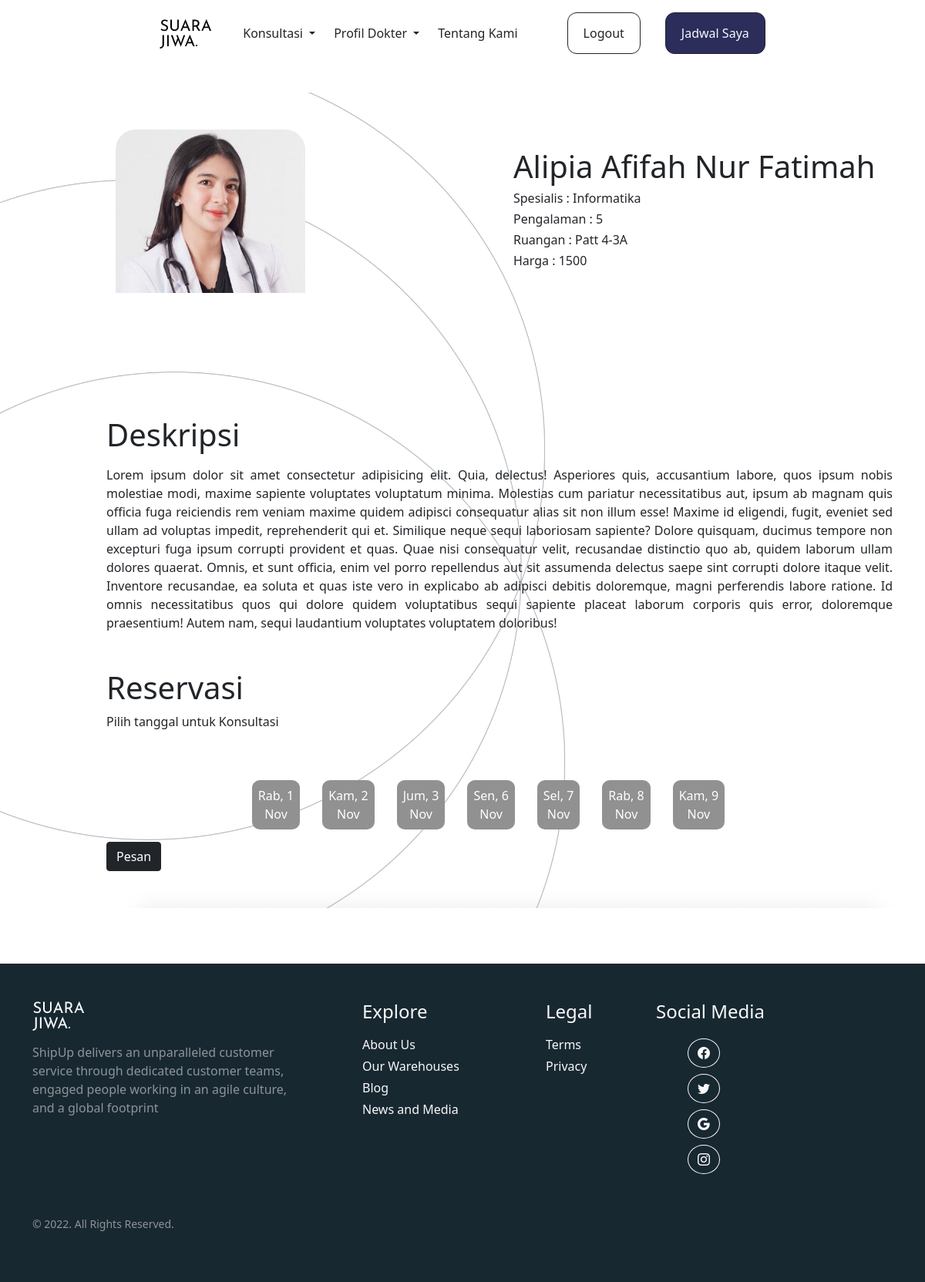
The app's page /DetailDok.php?id=1777 (signed in) with its own data.
### tables this page shows
CREATE TABLE `dokter` (
  `id_dokter` int(5) NOT NULL,
  `pengalaman` varchar(1) DEFAULT NULL,
  `nama` varchar(50) DEFAULT NULL,
  `spesialis` varchar(50) DEFAULT NULL,
  `deskripsi` varchar(8000) DEFAULT NULL,
  `ruangan` varchar(50) DEFAULT NULL,
  `harga` int(11) DEFAULT NULL,
  `gambar` varchar(5) NOT NULL
);

### DetailDok.php (the view, shortened to what this page needs)
<?php
$id_dokter = $_GET['id'];
include 'koneksi.php';
$data = mysqli_query($connect,"select * from dokter where id_dokter='$id_dokter'");
$d = mysqli_fetch_array($data);
?>
<!DOCTYPE html>
<html lang="en">
  <head>
    <link rel="stylesheet" href="https://cdn.jsdelivr.net/npm/bootstrap-icons@1.5.0/font/bootstrap-icons.css" />
    <link href="https://cdn.jsdelivr.net/npm/bootstrap@5.0.2/dist/css/bootstrap.min.css" rel="stylesheet" />
    <link rel="stylesheet" href="../style.css" />
  </head>
  <body class="overflow-x-hidden">
    <nav id="nav1" class="navbar navbar-expand-lg bg-body-tertiary fixed-top pt-3">
      <div class="container-fluid">
        <div class="collapse navbar-collapse justify-content-center" id="navbarNavDropdown">
          <ul class="navbar-nav text-center d-flex align-items-center">
            <li class="nav-item ">
            <a href="idxUser.php"><img src="gambar/sj.png" style="left: 5;" alt="" srcset=""><a class="navbar-brand" href="#"></a></a>
            </li>
            <li class="nav-item dropdown">
              <a class="nav-link dropdown-toggle text-dark ms-3" href="#" role="button" data-bs-toggle="dropdown" aria-expanded="false">
                Konsultasi
              </a>
            </li>
            <li class=" ms-2 nav-item dropdown">
              <a class="nav-link dropdown-toggle text-dark" href="#" role="button" data-bs-toggle="dropdown" aria-expanded="false">
                Profil Dokter
              </a>
            </li>
            <li class=" ms-2 nav-item">
              <a class="nav-link active text-dark" aria-current="page" href="#">Tentang Kami</a>
            </li>
            <li class=" ms-2 nav-item">
              <button style="border-radius: 12px!important;" class="btn btn-outline-dark ms-5"><a class="nav-link active text-dark" href="admin/logout.php" aria-current="page">Logout</a></button>
            </li>
            <li class=" ms-2 nav-item">
              <button style="border-radius: 12px!important;" class="btn btn-dark bg-dark ms-4"><a class="nav-link active text-light" aria-current="page" href="pesananU.php">Jadwal Saya</a></button>
            </li>
          </ul>
        </div>
      </div>
    </nav>
    <br><br><br>
    <section style="background-image: url(gambar/bg3.jpg); background-size: cover;">
    <div class="container mt-5">
        <div class="row mt-5 ms-5 d-flex justify-content-center align-items-center">
            <div class="col mt-5 ms-5">
                <img class="w-50" src="gambar/dok1.png" alt="">
            </div>
            <div class="col mt-5">
                <h1><?= $d["nama"] ?></h1>
                <h6>Spesialis : <?= $d["spesialis"] ?> </h6>
                <h6>Pengalaman : <?= $d["pengalaman"] ?> </h6>
                <h6>Ruangan : <?= $d["ruangan"] ?> </h6>
                <h6>Harga : <?= $d["harga"] ?> </h6>
            </div>
        </div>
        <div class="ms-5" style="margin-top :160px; ">
            <div class="ms-5">
                <h1 class="mb-2 mt-5">Deskripsi</h1>
                <p style="text-align:justify;" class="mt-3"><?= $d["deskripsi"] ?></p>
            </div>
        </div>
        <div class="ms-5 mt-5">
            <div class="ms-5">
                <h1 class="mb-2 mt-5">Reservasi</h1>
                <p>Pilih tanggal untuk Konsultasi</p>
                <form action="" method="post">
                <div class="tanggal mx-auto d-flex justify-content-center">
                <?php
                $q1 = mysqli_query($connect, "SELECT * FROM jadwal_dokter WHERE id_dokter = '$id_dokter' AND jadwal = '2023-11-01'");
                $cek1 = mysqli_num_rows($q1);
                $q2 = mysqli_query($connect, "SELECT * FROM jadwal_dokter WHERE id_dokter = '$id_dokter' AND jadwal = '2023-11-02'");
                $cek2 = mysqli_num_rows($q2);
                $q3 = mysqli_query($connect, "SELECT * FROM jadwal_dokter WHERE id_dokter = '$id_dokter' AND jadwal = '2023-11-03'");
                $cek3 = mysqli_num_rows($q3);
                $q4 = mysqli_query($connect, "SELECT * FROM jadwal_dokter WHERE id_dokter = '$id_dokter' AND jadwal = '2023-11-04'");
                $cek4 = mysqli_num_rows($q4);
                $q5 = mysqli_query($connect, "SELECT * FROM jadwal_dokter WHERE id_dokter = '$id_dokter' AND jadwal = '2023-11-05'");
                $cek5 = mysqli_num_rows($q5);
                $q6 = mysqli_query($connect, "SELECT * FROM jadwal_dokter WHERE id_dokter = '$id_dokter' AND jadwal = '2023-11-06'");
                $cek6 = mysqli_num_rows($q6);
                $q7 = mysqli_query($connect, "SELECT * FROM jadwal_dokter WHERE id_dokter = '$id_dokter' AND jadwal = '2023-11-07'");
                $cek7 = mysqli_num_rows($q7);
                ?>
                <label for="tanggal1" class="<?=($cek1 >= 3) ? "penuh" : ""?> p-2 klikk mt-5" style=<?=($cek1 < 3) ? "cursor:pointer;;" : "filter:opacity(0.4);" ;?> > Rab, 1 <br> Nov</label>
                <label for="tanggal2" class="<?=($cek2 >= 3) ? "penuh" : ""?> p-2 klikk mt-5" style= <?=($cek2 < 3) ? "cursor:pointer;;": "filter:opacity(0.4);" ;?> > Kam, 2 <br> Nov</label>
                <label for="tanggal3" class="<?=($cek3 >= 3) ? "penuh" : ""?> p-2 klikk mt-5" style=<?=($cek3 < 3) ? "cursor:pointer;;": "filter:opacity(0.4);" ;?> > Jum, 3 <br> Nov</label>
                <label for="tanggal4" class="<?=($cek4 >= 3) ? "penuh" : ""?> p-2 klikk mt-5" style=<?=($cek4 < 3) ? "cursor:pointer;;": "filter:opacity(0.4);" ;?> > Sen, 6 <br> Nov</label>
                <label for="tanggal5" class="<?=($cek5 >= 3) ? "penuh" : ""?> p-2 klikk mt-5" style=<?=($cek5 < 3) ? "cursor:pointer;;": "filter:opacity(0.4);" ;?> > Sel, 7 <br> Nov</label>
                <label for="tanggal6" class="<?=($cek6 >= 3) ? "penuh" : ""?> p-2 klikk mt-5" style=<?=($cek6 < 3) ? "cursor:pointer;;": "filter:opacity(0.4);" ;?> > Rab, 8 <br> Nov</label>
                <label for="tanggal7" class="<?=($cek7 >= 3) ? "penuh" : ""?> p-2 klikk mt-5" style=<?=($cek7 < 3) ? "cursor:pointer;;": "filter:opacity(0.4);" ;?> > Kam, 9 <br> Nov</label>
                </div>
                <button type="button" class="btn btn-dark mt-3 mb-5" data-bs-toggle="modal" data-bs-target="#exampleModal">Pesan</button>
                </form>
            </div>
    </div>
    </section>
    <br><br><br>
      <div class="px-3 pb-5 footer" style="background-color: #182831!important;">
        <div class="container">
          <div class="row ">
            <div class="col-lg-4 col-xs-12 mt-5">
              <img src="gambar/sj.png" class="mb-3" alt="" srcset="" style="filter: invert(100%);">
              <p class="pr-5 text-white-50 mb-1">ShipUp delivers an unparalleled customer service through dedicated customer teams, engaged people working in an agile culture, and a global footprint</p>
            </div>
            <div class="col-lg-2 col-xs-12 mt-5 ms-5 links">
              <h4 class="mt-lg-0 mb-3 mt-sm-3 text-light">Explore</h4>
              <ul class="m-0 p-0" style="list-style: none">
                <li class="mb-1"><a class="text-decoration-none text-light" href="profile.html">About Us</a></li>
                <li class="mb-1"><a class="text-decoration-none text-light" href="profile.html">Our Warehouses</a></li>
                <li class="mb-1"><a class="text-decoration-none text-light" href="profile.html">Blog</a></li>
                <li class="mb-1"><a class="text-decoration-none text-light" href="profile.html">News and Media</a></li>
                <br />
              </ul>
            </div>
            <div class="col-lg-1 col-xs-12 mt-5 ms-5 location">
              <h4 class="mt-lg-0 mb-3 mt-sm-4 text-light">Legal</h4>
              <ul class="m-0 p-0" style="list-style: none">
                <li class="mb-1"><a class="text-decoration-none text-light" href="profile.html">Terms</a></li>
                <li class="mb-1"><a class="text-decoration-none text-light" href="profile.html">Privacy</a></li>
                <br />
              </ul>
            </div>
            <div class="col-lg-3 col-xs-12 mt-5 ms-5 lsocial">
              <h4 class="mt-lg-0 mb-3 mt-sm-4 text-light">Social Media</h4>
              <div class="icon d-inline">
              <div class="col-md-5 col-lg-4 ml-lg-0 text-center text-md-end">
                <a
                   class="btn btn-outline-light rounded-circle m-1"
                   class="text-white"
                   role="button"
                   ><i class="bi bi-facebook"></i
                  ></a>
                <a
                   class="btn btn-outline-light rounded-circle m-1"
                   class="text-white"
                   role="button"
                   ><i class="bi bi-twitter"></i
                  ></a>
                <a
                   class="btn btn-outline-light rounded-circle m-1"
                   class="text-white"
                   role="button"
                   ><i class="bi bi-google"></i
                  ></a>
                <a
                   class="btn btn-outline-light rounded-circle m-1"
                   class="text-white"
                   role="button"
                   ><i class="bi bi-instagram"></i
                  ></a>
              </div>
            </div>
            </div>
          </div>
          <div class="row mt-5">
            <div class="col copyright">
              <p class=""><small class="text-white-50">© 2022. All Rights Reserved.</small></p>
            </div>
          </div>
        </div>
      </div>
  </body>
</html>

### style.css (style rules this page uses)
.bg-dark { background-color: #2C2D5B !important; }

### DetailDok.php (style rules this page uses)
.klikk { text-align:center; border-radius: 10px; background-color: #919191; color : white; }

### records on screen
dokter: nama "Alipia Afifah Nur Fatimah", spesialis "Informatika", pengalaman "5", ruangan "Patt 4-3A", harga "1500", deskripsi "Lorem ipsum dolor sit amet consectetur adipisicing elit. Quia, delectus! Asperiores quis, accusantium labore, quos ipsum nobis molestiae modi, maxime sapiente voluptates voluptatum minima. Molestias cum pariatur necessitatibus aut, ipsum ab magnam quis officia fuga reiciendis rem veniam maxime quidem adipisci consequatur alias sit non illum esse! Maxime id eligendi, fugit, eveniet sed ullam ad voluptas impedit, reprehenderit qui et. Similique neque sequi laboriosam sapiente? Dolore quisquam, ducimus tempore non excepturi fuga ipsum corrupti provident et quas. Quae nisi consequatur velit, recusandae distinctio quo ab, quidem laborum ullam dolores quaerat. Omnis, et sunt officia, enim vel…"
